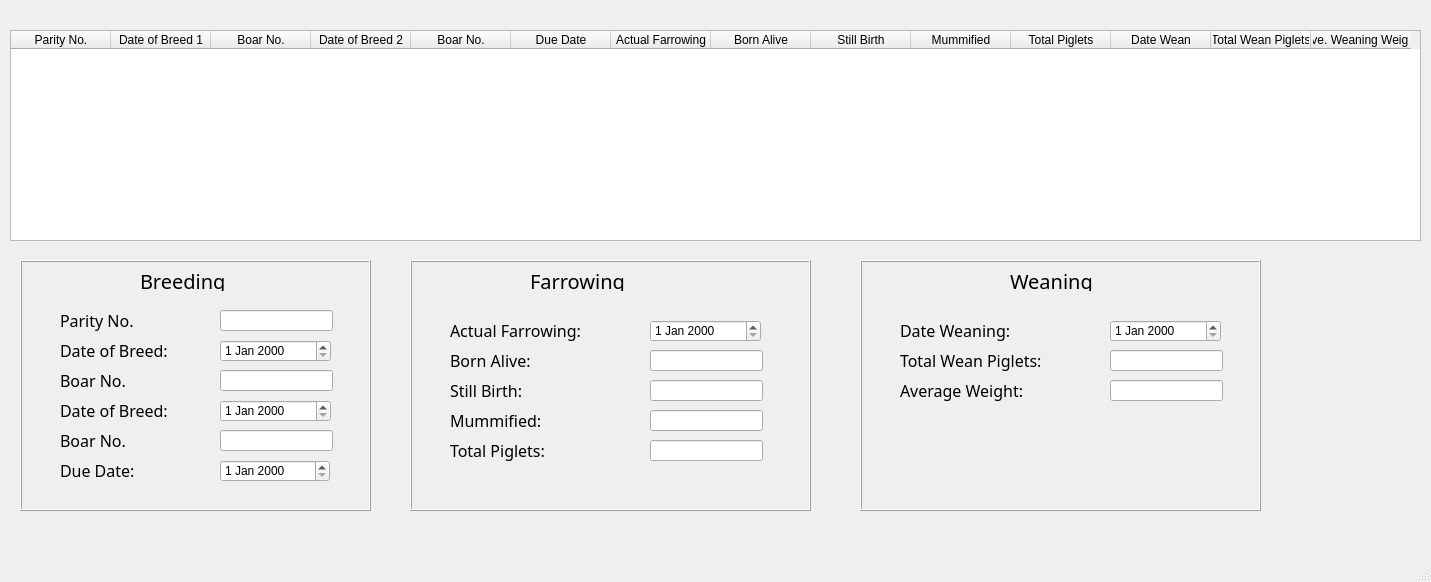
<?xml version="1.0" encoding="UTF-8"?>
<ui version="4.0">
 <class>MainWindow</class>
 <widget class="QMainWindow" name="MainWindow">
  <property name="geometry">
   <rect>
    <x>0</x>
    <y>0</y>
    <width>1431</width>
    <height>582</height>
   </rect>
  </property>
  <property name="windowTitle">
   <string>Sow Performance Record</string>
  </property>
  <widget class="QWidget" name="centralwidget">
   <widget class="QTableWidget" name="tableWidget">
    <property name="geometry">
     <rect>
      <x>10</x>
      <y>30</y>
      <width>1411</width>
      <height>211</height>
     </rect>
    </property>
    <column>
     <property name="text">
      <string>Parity No.</string>
     </property>
    </column>
    <column>
     <property name="text">
      <string>Date of Breed 1</string>
     </property>
    </column>
    <column>
     <property name="text">
      <string>Boar No.</string>
     </property>
    </column>
    <column>
     <property name="text">
      <string>Date of Breed 2</string>
     </property>
    </column>
    <column>
     <property name="text">
      <string>Boar No.</string>
     </property>
    </column>
    <column>
     <property name="text">
      <string>Due Date</string>
     </property>
    </column>
    <column>
     <property name="text">
      <string>Actual Farrowing</string>
     </property>
    </column>
    <column>
     <property name="text">
      <string>Born Alive</string>
     </property>
    </column>
    <column>
     <property name="text">
      <string>Still Birth</string>
     </property>
    </column>
    <column>
     <property name="text">
      <string>Mummified</string>
     </property>
    </column>
    <column>
     <property name="text">
      <string>Total Piglets</string>
     </property>
    </column>
    <column>
     <property name="text">
      <string>Date Wean</string>
     </property>
    </column>
    <column>
     <property name="text">
      <string>Total Wean Piglets</string>
     </property>
    </column>
    <column>
     <property name="text">
      <string>Ave. Weaning Weight</string>
     </property>
    </column>
   </widget>
   <widget class="QFrame" name="frame">
    <property name="geometry">
     <rect>
      <x>20</x>
      <y>260</y>
      <width>351</width>
      <height>251</height>
     </rect>
    </property>
    <property name="frameShape">
     <enum>QFrame::Box</enum>
    </property>
    <property name="frameShadow">
     <enum>QFrame::Raised</enum>
    </property>
    <widget class="QLabel" name="label">
     <property name="geometry">
      <rect>
       <x>120</x>
       <y>10</y>
       <width>141</width>
       <height>21</height>
      </rect>
     </property>
     <property name="font">
      <font>
       <family>Gunship Condensed</family>
       <pointsize>15</pointsize>
      </font>
     </property>
     <property name="text">
      <string>Breeding</string>
     </property>
    </widget>
    <widget class="QLabel" name="label_2">
     <property name="geometry">
      <rect>
       <x>40</x>
       <y>80</y>
       <width>161</width>
       <height>21</height>
      </rect>
     </property>
     <property name="font">
      <font>
       <family>Gunship Condensed</family>
       <pointsize>12</pointsize>
      </font>
     </property>
     <property name="text">
      <string>Date of Breed:</string>
     </property>
    </widget>
    <widget class="QLineEdit" name="lineEdit_2">
     <property name="geometry">
      <rect>
       <x>200</x>
       <y>110</y>
       <width>113</width>
       <height>21</height>
      </rect>
     </property>
    </widget>
    <widget class="QLabel" name="label_3">
     <property name="geometry">
      <rect>
       <x>40</x>
       <y>110</y>
       <width>111</width>
       <height>21</height>
      </rect>
     </property>
     <property name="font">
      <font>
       <family>Gunship Condensed</family>
       <pointsize>12</pointsize>
      </font>
     </property>
     <property name="text">
      <string>Boar No.</string>
     </property>
    </widget>
    <widget class="QDateEdit" name="dateEdit">
     <property name="geometry">
      <rect>
       <x>200</x>
       <y>80</y>
       <width>111</width>
       <height>22</height>
      </rect>
     </property>
    </widget>
    <widget class="QDateEdit" name="dateEdit_2">
     <property name="geometry">
      <rect>
       <x>200</x>
       <y>140</y>
       <width>111</width>
       <height>22</height>
      </rect>
     </property>
    </widget>
    <widget class="QLabel" name="label_4">
     <property name="geometry">
      <rect>
       <x>40</x>
       <y>170</y>
       <width>111</width>
       <height>21</height>
      </rect>
     </property>
     <property name="font">
      <font>
       <family>Gunship Condensed</family>
       <pointsize>12</pointsize>
      </font>
     </property>
     <property name="text">
      <string>Boar No.</string>
     </property>
    </widget>
    <widget class="QLabel" name="label_5">
     <property name="geometry">
      <rect>
       <x>40</x>
       <y>140</y>
       <width>161</width>
       <height>21</height>
      </rect>
     </property>
     <property name="font">
      <font>
       <family>Gunship Condensed</family>
       <pointsize>12</pointsize>
      </font>
     </property>
     <property name="text">
      <string>Date of Breed:</string>
     </property>
    </widget>
    <widget class="QLineEdit" name="lineEdit_3">
     <property name="geometry">
      <rect>
       <x>200</x>
       <y>170</y>
       <width>113</width>
       <height>21</height>
      </rect>
     </property>
    </widget>
    <widget class="QLabel" name="label_6">
     <property name="geometry">
      <rect>
       <x>40</x>
       <y>200</y>
       <width>111</width>
       <height>21</height>
      </rect>
     </property>
     <property name="font">
      <font>
       <family>Gunship Condensed</family>
       <pointsize>12</pointsize>
      </font>
     </property>
     <property name="text">
      <string>Due Date:</string>
     </property>
    </widget>
    <widget class="QDateEdit" name="dateEdit_3">
     <property name="geometry">
      <rect>
       <x>200</x>
       <y>200</y>
       <width>110</width>
       <height>22</height>
      </rect>
     </property>
    </widget>
    <widget class="QLineEdit" name="lineEdit_8">
     <property name="geometry">
      <rect>
       <x>200</x>
       <y>50</y>
       <width>113</width>
       <height>21</height>
      </rect>
     </property>
    </widget>
    <widget class="QLabel" name="label_13">
     <property name="geometry">
      <rect>
       <x>40</x>
       <y>50</y>
       <width>111</width>
       <height>21</height>
      </rect>
     </property>
     <property name="font">
      <font>
       <family>Gunship Condensed</family>
       <pointsize>12</pointsize>
      </font>
     </property>
     <property name="text">
      <string>Parity No.</string>
     </property>
    </widget>
   </widget>
   <widget class="QFrame" name="frame_2">
    <property name="geometry">
     <rect>
      <x>410</x>
      <y>260</y>
      <width>401</width>
      <height>251</height>
     </rect>
    </property>
    <property name="frameShape">
     <enum>QFrame::Box</enum>
    </property>
    <property name="frameShadow">
     <enum>QFrame::Raised</enum>
    </property>
    <widget class="QLabel" name="label_7">
     <property name="geometry">
      <rect>
       <x>120</x>
       <y>10</y>
       <width>141</width>
       <height>21</height>
      </rect>
     </property>
     <property name="font">
      <font>
       <family>Gunship Condensed</family>
       <pointsize>15</pointsize>
      </font>
     </property>
     <property name="text">
      <string>Farrowing</string>
     </property>
    </widget>
    <widget class="QLabel" name="label_8">
     <property name="geometry">
      <rect>
       <x>40</x>
       <y>60</y>
       <width>191</width>
       <height>21</height>
      </rect>
     </property>
     <property name="font">
      <font>
       <family>Gunship Condensed</family>
       <pointsize>12</pointsize>
      </font>
     </property>
     <property name="text">
      <string>Actual Farrowing:</string>
     </property>
    </widget>
    <widget class="QLineEdit" name="lineEdit_4">
     <property name="geometry">
      <rect>
       <x>240</x>
       <y>90</y>
       <width>113</width>
       <height>21</height>
      </rect>
     </property>
    </widget>
    <widget class="QLabel" name="label_9">
     <property name="geometry">
      <rect>
       <x>40</x>
       <y>90</y>
       <width>111</width>
       <height>21</height>
      </rect>
     </property>
     <property name="font">
      <font>
       <family>Gunship Condensed</family>
       <pointsize>12</pointsize>
      </font>
     </property>
     <property name="text">
      <string>Born Alive:</string>
     </property>
    </widget>
    <widget class="QDateEdit" name="dateEdit_4">
     <property name="geometry">
      <rect>
       <x>240</x>
       <y>60</y>
       <width>111</width>
       <height>22</height>
      </rect>
     </property>
    </widget>
    <widget class="QLabel" name="label_10">
     <property name="geometry">
      <rect>
       <x>40</x>
       <y>150</y>
       <width>111</width>
       <height>21</height>
      </rect>
     </property>
     <property name="font">
      <font>
       <family>Gunship Condensed</family>
       <pointsize>12</pointsize>
      </font>
     </property>
     <property name="text">
      <string>Mummified:</string>
     </property>
    </widget>
    <widget class="QLabel" name="label_11">
     <property name="geometry">
      <rect>
       <x>40</x>
       <y>120</y>
       <width>161</width>
       <height>21</height>
      </rect>
     </property>
     <property name="font">
      <font>
       <family>Gunship Condensed</family>
       <pointsize>12</pointsize>
      </font>
     </property>
     <property name="text">
      <string>Still Birth:</string>
     </property>
    </widget>
    <widget class="QLineEdit" name="lineEdit_5">
     <property name="geometry">
      <rect>
       <x>240</x>
       <y>120</y>
       <width>113</width>
       <height>21</height>
      </rect>
     </property>
    </widget>
    <widget class="QLabel" name="label_12">
     <property name="geometry">
      <rect>
       <x>40</x>
       <y>180</y>
       <width>161</width>
       <height>21</height>
      </rect>
     </property>
     <property name="font">
      <font>
       <family>Gunship Condensed</family>
       <pointsize>12</pointsize>
      </font>
     </property>
     <property name="text">
      <string>Total Piglets:</string>
     </property>
    </widget>
    <widget class="QLineEdit" name="lineEdit_6">
     <property name="geometry">
      <rect>
       <x>240</x>
       <y>150</y>
       <width>113</width>
       <height>21</height>
      </rect>
     </property>
    </widget>
    <widget class="QLineEdit" name="lineEdit_7">
     <property name="geometry">
      <rect>
       <x>240</x>
       <y>180</y>
       <width>113</width>
       <height>21</height>
      </rect>
     </property>
    </widget>
   </widget>
   <widget class="QFrame" name="frame_3">
    <property name="geometry">
     <rect>
      <x>860</x>
      <y>260</y>
      <width>401</width>
      <height>251</height>
     </rect>
    </property>
    <property name="frameShape">
     <enum>QFrame::Box</enum>
    </property>
    <property name="frameShadow">
     <enum>QFrame::Raised</enum>
    </property>
    <widget class="QLabel" name="label_14">
     <property name="geometry">
      <rect>
       <x>150</x>
       <y>10</y>
       <width>141</width>
       <height>21</height>
      </rect>
     </property>
     <property name="font">
      <font>
       <family>Gunship Condensed</family>
       <pointsize>15</pointsize>
      </font>
     </property>
     <property name="text">
      <string>Weaning</string>
     </property>
    </widget>
    <widget class="QLabel" name="label_15">
     <property name="geometry">
      <rect>
       <x>40</x>
       <y>60</y>
       <width>191</width>
       <height>21</height>
      </rect>
     </property>
     <property name="font">
      <font>
       <family>Gunship Condensed</family>
       <pointsize>12</pointsize>
      </font>
     </property>
     <property name="text">
      <string>Date Weaning:</string>
     </property>
    </widget>
    <widget class="QLineEdit" name="lineEdit_9">
     <property name="geometry">
      <rect>
       <x>250</x>
       <y>90</y>
       <width>113</width>
       <height>21</height>
      </rect>
     </property>
    </widget>
    <widget class="QLabel" name="label_16">
     <property name="geometry">
      <rect>
       <x>40</x>
       <y>90</y>
       <width>231</width>
       <height>21</height>
      </rect>
     </property>
     <property name="font">
      <font>
       <family>Gunship Condensed</family>
       <pointsize>12</pointsize>
      </font>
     </property>
     <property name="text">
      <string>Total Wean Piglets:</string>
     </property>
    </widget>
    <widget class="QDateEdit" name="dateEdit_5">
     <property name="geometry">
      <rect>
       <x>250</x>
       <y>60</y>
       <width>111</width>
       <height>22</height>
      </rect>
     </property>
    </widget>
    <widget class="QLabel" name="label_18">
     <property name="geometry">
      <rect>
       <x>40</x>
       <y>120</y>
       <width>161</width>
       <height>21</height>
      </rect>
     </property>
     <property name="font">
      <font>
       <family>Gunship Condensed</family>
       <pointsize>12</pointsize>
      </font>
     </property>
     <property name="text">
      <string>Average Weight:</string>
     </property>
    </widget>
    <widget class="QLineEdit" name="lineEdit_10">
     <property name="geometry">
      <rect>
       <x>250</x>
       <y>120</y>
       <width>113</width>
       <height>21</height>
      </rect>
     </property>
    </widget>
   </widget>
  </widget>
  <widget class="QStatusBar" name="statusbar"/>
 </widget>
 <resources/>
 <connections/>
</ui>
